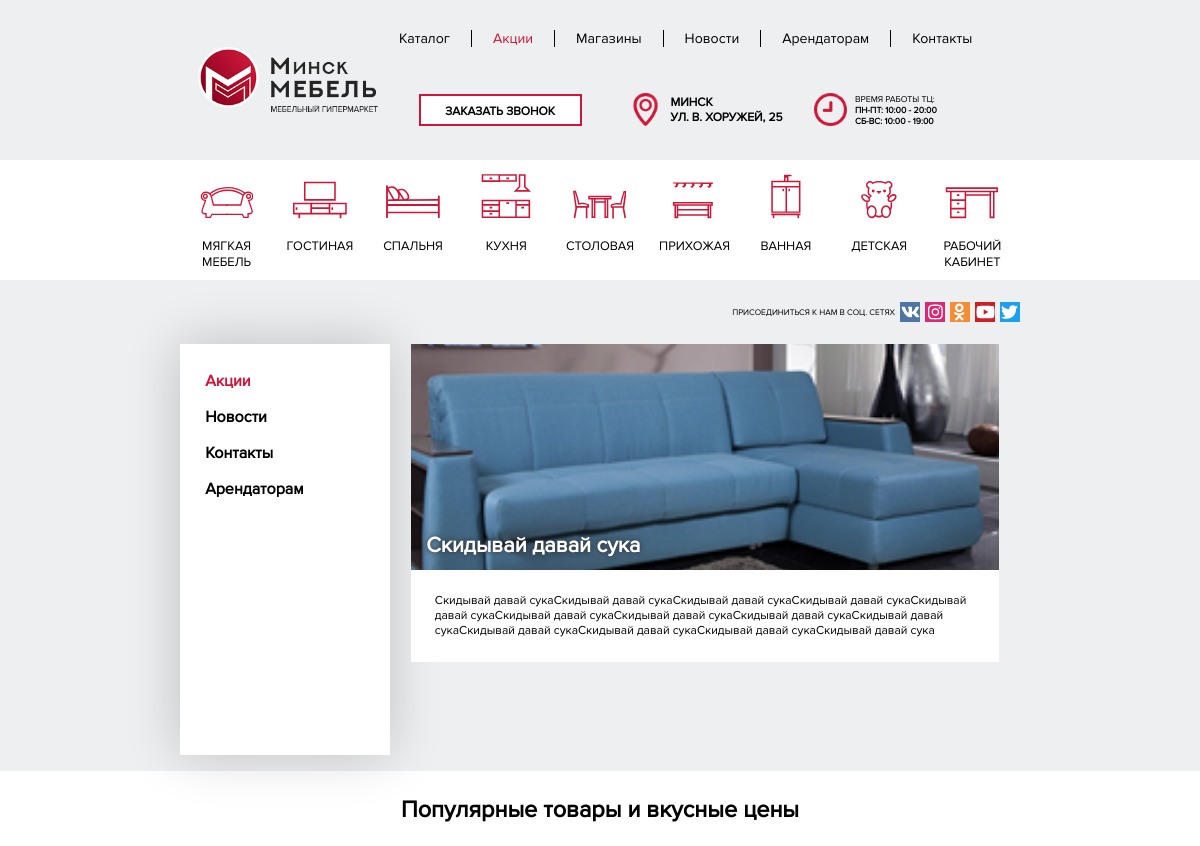
/sales/ (upper part), run on an earlier commit of the app's database.
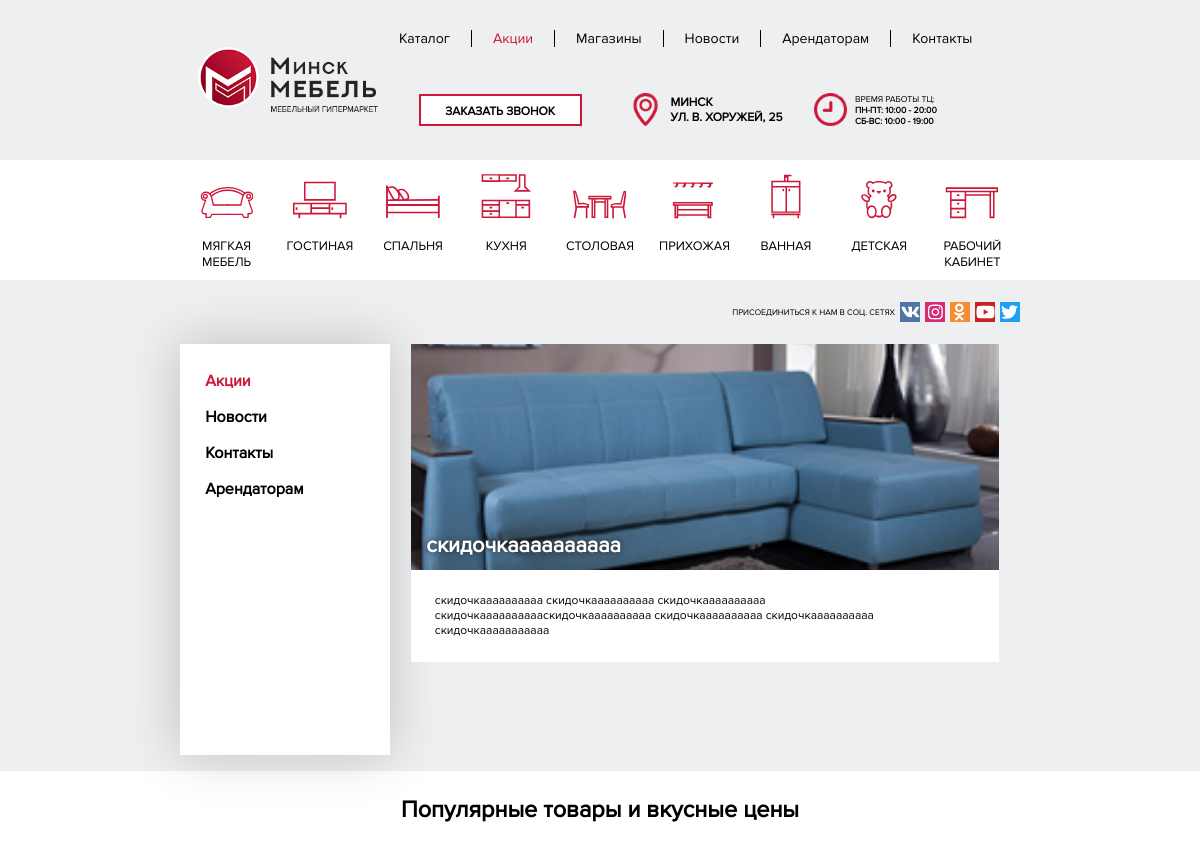
And on a later commit of the database.
### mainpage/models.py (models this page shows, shortened)
class Sale(models.Model):
    title = models.CharField("Заголовок акции", max_length=40)
    discriotion = models.TextField("Описание")
    image = models.ImageField("Картинка",upload_to="", null=True, blank=True)

### catalog/views.py (the view)
# urls.py: re_path(r'^sales/$', views.allsales),
def allsales(request):
    form =forms.ContactForm()
    allsales = Sale.objects.all()
    alldiscounts1 = models.ShopItem.objects.all();
    alldiscounts = []
    for objj in alldiscounts1:
        if objj.isdiscount:
            alldiscounts.append(objj)
    return render(request, 'allsales.html', {'sales': allsales, 'slider2': alldiscounts, "form" : form})

### catalog/templates/allsales.html (shortened to what this page needs)
<html>
<head>
    {% load staticfiles %}
    <link rel='stylesheet prefetch' href='https://cdnjs.cloudflare.com/ajax/libs/Swiper/4.0.7/css/swiper.min.css'>
 <link rel="stylesheet" type="text/css" href="{% static 'style.css' %}">
    <link rel="stylesheet" type="text/css" href="{% static 'css/style_index.css' %}">
    <link rel="stylesheet" type="text/css" href="{% static 'style_page.css' %}">
    <link rel="stylesheet" type="text/css" href="{% static 'style_contacts.css' %}">
        <link rel="stylesheet" type="text/css" href="{% static 'mainpage/css/menu.css' %}">
	<link rel="stylesheet" type="text/css" href="{% static 'mainpage/css/adaptation.css' %}">
<link rel="stylesheet" type="text/css" href="{% static 'mainpage/css/callslider.css' %}">
    <link rel="stylesheet"  href="{% static 'lightslider.css' %}"/>
    <link rel="stylesheet"  href="{% static 'slider2.css' %}"/>
</head>
<body>
 {% block content %}
  {% include "header.html" %}
{% endblock %}
 <social>
    <div class="social_url"><div class="social">
    <div style=" display:table; float:right">
      <div style="display:table-cell; vertical-align: middle">ПРИСОЕДИНИТЬСЯ К НАМ В СОЦ. СЕТЯХ</div>
            <div style="float:right; width: 125px">
          <a href="https://vk.com/tcminskmebel"><div class="social_block1" style="background-color: #4e76a4;">
           </div></a>
          <a href="https://instagram.com/tcminskmebel"><div class="social_block1" style="background-color: #d62976;">
          </div></a>
          <a href="https://ok.ru/group/54746760282340"><div class="social_block1" style="background-color: #f68c33;">
          </div></a>
          <a href="https://youtube.com/channel/UCMDcWtEeOn25G9YZ68FSXtw"><div class="social_block1" style="background-color: #cc2027;">
          </div></a>
          <a href="#"><div class="social_block1" style="background-color: #1da0f3;">
          </div></a>
      </div>
    </div>
  </div>
  </div>
  </social>
  <contacts style="height: auto">
      <div class="howtoconnect" style="height: auto">
        <div class="leftside" style="height:auto">
          <div class="spisok">
            <a href="/sales" style="color: black"><p class="spisokitems active"><b>Акции</b></p></a>
            <a href="/news" style="color: black"><p class="spisokitems"><b>Новости</b></p></a>
            <a href="/contacts" style="color: black"><p class="spisokitems"><b>Контакты</b></p></a>
            <a href="/arend" style="color: black"><p class="spisokitems"><b>Арендаторам</b></p></a>
          </div>
        </div>
        <div class="mapandform" style="height:auto">
           {% for sale in sales %}
            <div class="news" style="width:100%;">
                <div class="name" style="width:100%;font-weight: bold;font-size: 1.8vw;padding-top: 32%;padding-bottom: 2%;font-family: Proxima;background: url({{sale.image.url}});color: white;background-size: cover;background-position: center;"><a href="/sales/{{sale.id}}" style="text-decoration: none;margin-left: 15px;color: inherit;text-shadow: 0px 0px 5px #2f2f2f;">{{sale.title}}</a> </div>
              <div class="content" style= "background-color:white;width:92%;font-size: 1vw;margin-bottom: 2%; padding: 4%; font-family: Proxima">
                  {{sale.discriotion}}
              </div>
            </div>
            {% endfor %}
        </div>
          </div>
  </contacts>
  <products style="background-color:white">
    <div class="cintent_news" style="font-family: Proxima; font-size: 1.95vw; text-align: center;padding-top: 2%;padding-bottom: 2%;font-weight: bold">Популярные товары и вкусные цены</div>
  </products>
</body>
</html>

What changed in the data, as far as the page shows it:
changed Sale: title "Скидывай давай сука" → "скидочкаааааааааа"; discriotion "Скидывай давай сукаСкидывай давай сукаСкидывай давай сукаСкидывай давай сукаСкидывай давай сукаСкидывай давай сукаСкидывай давай сукаСкидывай давай сукаСкидывай давай сукаСкидывай давай сукаСкидывай давай сукаСкидывай давай сукаСкидывай давай сука" → "скидочкаааааааааа скидочкаааааааааа скидочкаааааааааа скидочкааааааааааскидочкаааааааааа скидочкаааааааааа скидочкаааааааааа скидочкааааааааааа"
